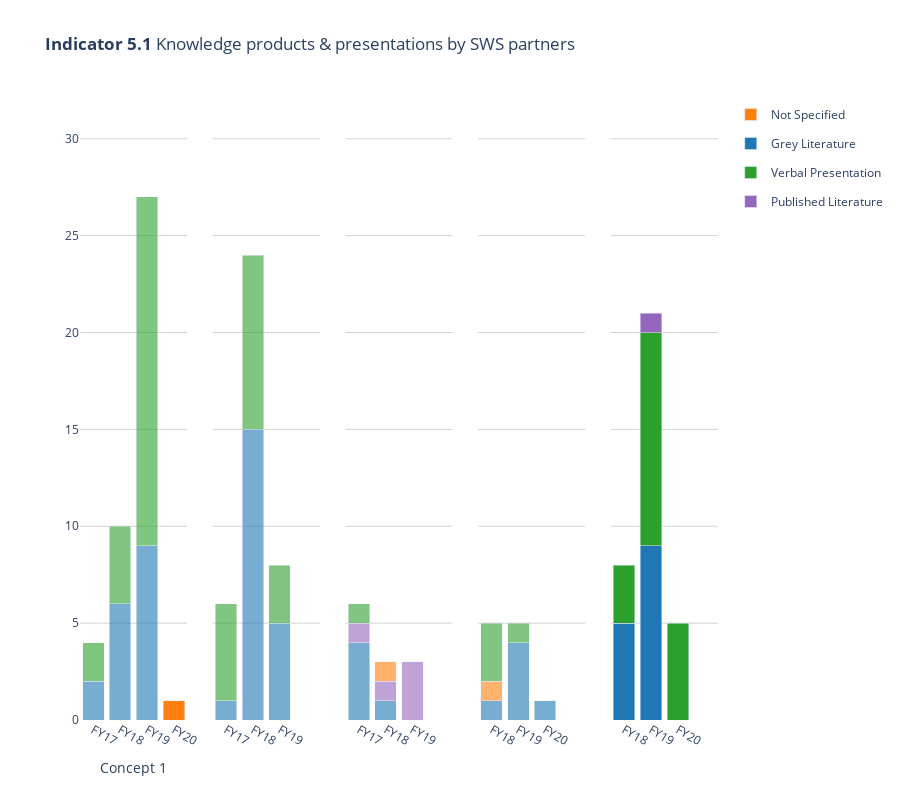

This figure's notebook cell:
### Code cell
teams = np.sort(df51['SWS Partners Involved'].unique())

fig = make_subplots(rows=1, cols=5,
                   shared_yaxes=True, shared_xaxes=True)

# set legend color options
legend_colors = {'Grey Literature': '#1f77b4', 
                 'Verbal Presentation':'#2ca02c', 
                 'Published Literature':'#9467bd', 
                 'Not Specified':'#ff7f0e'}

# which group has the most entries and controls the legend? 
# note this might break if one group does not contain all entries
max_entries = 0
max_team = None
for team in teams:
    filt = df51_group['SWS Partners Involved']==team
    df51_maxteam = df51_group.loc[filt, :]
    if len(df51_maxteam['Type'].unique()) > max_entries:
        max_team = team
max_team 

# get types of content from max group
filt = df51_group['SWS Partners Involved']==max_team
learn_types = df51_group.loc[filt, 'Type'].unique()

# plot teams
plots = [(1,1), (1,2), (1,3), (1,4), (1,5)]
first = True
plot_idx = 0
ns_in_legend = False
for team in teams:
    filt = df51_group['SWS Partners Involved']==team
    df51_team = df51_group.loc[filt, :]

    # plot bars
    color_idx = 0
    filt = df51_group['SWS Partners Involved']==team
    learn_types = df51_group.loc[filt, 'Type'].unique()
    for learn_type in learn_types:
        filt = df51_team['Type']==learn_type
        df_temp = df51_team.loc[filt, ['Fiscal Year', 
                                       'Initials of Person Entering Data']]

        x = df_temp['Fiscal Year']            
        y = df_temp['Initials of Person Entering Data']
        
        
        
        if team == max_team:
            fig.add_trace(go.Bar(name=learn_type, x=x, y=y, 
                                 legendgroup=learn_type,
                                marker_color=legend_colors[learn_type]), 
                          row=plots[plot_idx][0], col=plots[plot_idx][1])
        
        
        elif learn_type == 'Not Specified' and not ns_in_legend:
            fig.add_trace(go.Bar(name=learn_type, x=x, y=y, 
                                 legendgroup=learn_type,
                                marker_color=legend_colors[learn_type]), 
                          row=plots[plot_idx][0], col=plots[plot_idx][1])
            ns_in_legend=True
        
        else: 
            fig.add_trace(go.Bar(name=learn_type, x=x, y=y, 
                                 legendgroup=learn_type,
                                marker_color=legend_colors[learn_type],
                                 opacity=.6,
                                 showlegend=False), 
                          row=plots[plot_idx][0], col=plots[plot_idx][1])
        
    first = False
    plot_idx +=1

fig.update_layout(barmode='stack',
                  plot_bgcolor='rgba(0,0,0,0)',
                 title_text='<b>Indicator 5.1</b> ' +
                 'Knowledge products & presentations by SWS partners')

# update y axes
fig.update_yaxes(showgrid=True, gridwidth=1, gridcolor='lightgrey',
                range=[0,32])

# update x axes
fig.update_xaxes(range=[-.5,3.5])
fig.update_xaxes(title_text='Concept 1', row=1, col=1)

fig.update_layout(height=800,
                  xaxis_showticklabels=True, 
                  xaxis2_showticklabels=True, 
                  xaxis3_showticklabels=True)
# Remove mode bar
config = {'displayModeBar': False}

fig.show(config=config)

### Figure 1 — Plotly figure (JSON) as saved in the notebook; plotly's stock layout.template omitted (floating-point values rounded to 4 significant figures)
{"data": [{"legendgroup": "Grey Literature", "marker": {"color": "#1f77b4"}, "name": "Grey Literature", "opacity": 0.6, "showlegend": false, "type": "bar", "x": ["FY17", "FY18", "FY19"], "xaxis": "x", "y": [2, 6, 9], "yaxis": "y"}, {"legendgroup": "Verbal Presentation", "marker": {"color": "#2ca02c"}, "name": "Verbal Presentation", "opacity": 0.6, "showlegend": false, "type": "bar", "x": ["FY17", "FY18", "FY19"], "xaxis": "x", "y": [2, 4, 18], "yaxis": "y"}, {"legendgroup": "Not Specified", "marker": {"color": "#ff7f0e"}, "name": "Not Specified", "type": "bar", "x": ["FY20"], "xaxis": "x", "y": [1], "yaxis": "y"}, {"legendgroup": "Grey Literature", "marker": {"color": "#1f77b4"}, "name": "Grey Literature", "opacity": 0.6, "showlegend": false, "type": "bar", "x": ["FY17", "FY18", "FY19"], "xaxis": "x2", "y": [1, 15, 5], "yaxis": "y2"}, {"legendgroup": "Verbal Presentation", "marker": {"color": "#2ca02c"}, "name": "Verbal Presentation", "opacity": 0.6, "showlegend": false, "type": "bar", "x": ["FY17", "FY18", "FY19"], "xaxis": "x2", "y": [5, 9, 3], "yaxis": "y2"}, {"legendgroup": "Grey Literature", "marker": {"color": "#1f77b4"}, "name": "Grey Literature", "opacity": 0.6, "showlegend": false, "type": "bar", "x": ["FY17", "FY18"], "xaxis": "x3", "y": [4, 1], "yaxis": "y3"}, {"legendgroup": "Published Literature", "marker": {"color": "#9467bd"}, "name": "Published Literature", "opacity": 0.6, "showlegend": false, "type": "bar", "x": ["FY17", "FY18", "FY19"], "xaxis": "x3", "y": [1, 1, 3], "yaxis": "y3"}, {"legendgroup": "Verbal Presentation", "marker": {"color": "#2ca02c"}, "name": "Verbal Presentation", "opacity": 0.6, "showlegend": false, "type": "bar", "x": ["FY17"], "xaxis": "x3", "y": [1], "yaxis": "y3"}, {"legendgroup": "Not Specified", "marker": {"color": "#ff7f0e"}, "name": "Not Specified", "opacity": 0.6, "showlegend": false, "type": "bar", "x": ["FY18"], "xaxis": "x3", "y": [1], "yaxis": "y3"}, {"legendgroup": "Grey Literature", "marker": {"color": "#1f77b4"}, "name": "Grey Literature", "opacity": 0.6, "showlegend": false, "type": "bar", "x": ["FY18", "FY19", "FY20"], "xaxis": "x4", "y": [1, 4, 1], "yaxis": "y4"}, {"legendgroup": "Not Specified", "marker": {"color": "#ff7f0e"}, "name": "Not Specified", "opacity": 0.6, "showlegend": false, "type": "bar", "x": ["FY18"], "xaxis": "x4", "y": [1], "yaxis": "y4"}, {"legendgroup": "Verbal Presentation", "marker": {"color": "#2ca02c"}, "name": "Verbal Presentation", "opacity": 0.6, "showlegend": false, "type": "bar", "x": ["FY18", "FY19"], "xaxis": "x4", "y": [3, 1], "yaxis": "y4"}, {"legendgroup": "Grey Literature", "marker": {"color": "#1f77b4"}, "name": "Grey Literature", "type": "bar", "x": ["FY18", "FY19"], "xaxis": "x5", "y": [5, 9], "yaxis": "y5"}, {"legendgroup": "Verbal Presentation", "marker": {"color": "#2ca02c"}, "name": "Verbal Presentation", "type": "bar", "x": ["FY18", "FY19", "FY20"], "xaxis": "x5", "y": [3, 11, 5], "yaxis": "y5"}, {"legendgroup": "Published Literature", "marker": {"color": "#9467bd"}, "name": "Published Literature", "type": "bar", "x": ["FY19"], "xaxis": "x5", "y": [1], "yaxis": "y5"}], "layout": {"barmode": "stack", "height": 800, "plot_bgcolor": "rgba(0,0,0,0)", "title": {"text": "<b>Indicator 5.1</b> Knowledge products & presentations by SWS partners"}, "xaxis": {"anchor": "y", "domain": [0, 0.168], "range": [-0.5, 3.5], "showticklabels": true, "title": {"text": "Concept 1"}}, "xaxis2": {"anchor": "y2", "domain": [0.208, 0.376], "range": [-0.5, 3.5], "showticklabels": true}, "xaxis3": {"anchor": "y3", "domain": [0.416, 0.584], "range": [-0.5, 3.5], "showticklabels": true}, "xaxis4": {"anchor": "y4", "domain": [0.624, 0.792], "range": [-0.5, 3.5]}, "xaxis5": {"anchor": "y5", "domain": [0.832, 1], "range": [-0.5, 3.5]}, "yaxis": {"anchor": "x", "domain": [0, 1], "gridcolor": "lightgrey", "gridwidth": 1, "range": [0, 32], "showgrid": true}, "yaxis2": {"anchor": "x2", "domain": [0, 1], "gridcolor": "lightgrey", "gridwidth": 1, "matches": "y", "range": [0, 32], "showgrid": true, "showticklabels": false}, "yaxis3": {"anchor": "x3", "domain": [0, 1], "gridcolor": "lightgrey", "gridwidth": 1, "matches": "y", "range": [0, 32], "showgrid": true, "showticklabels": false}, "yaxis4": {"anchor": "x4", "domain": [0, 1], "gridcolor": "lightgrey", "gridwidth": 1, "matches": "y", "range": [0, 32], "showgrid": true, "showticklabels": false}, "yaxis5": {"anchor": "x5", "domain": [0, 1], "gridcolor": "lightgrey", "gridwidth": 1, "matches": "y", "range": [0, 32], "showgrid": true, "showticklabels": false}}}
